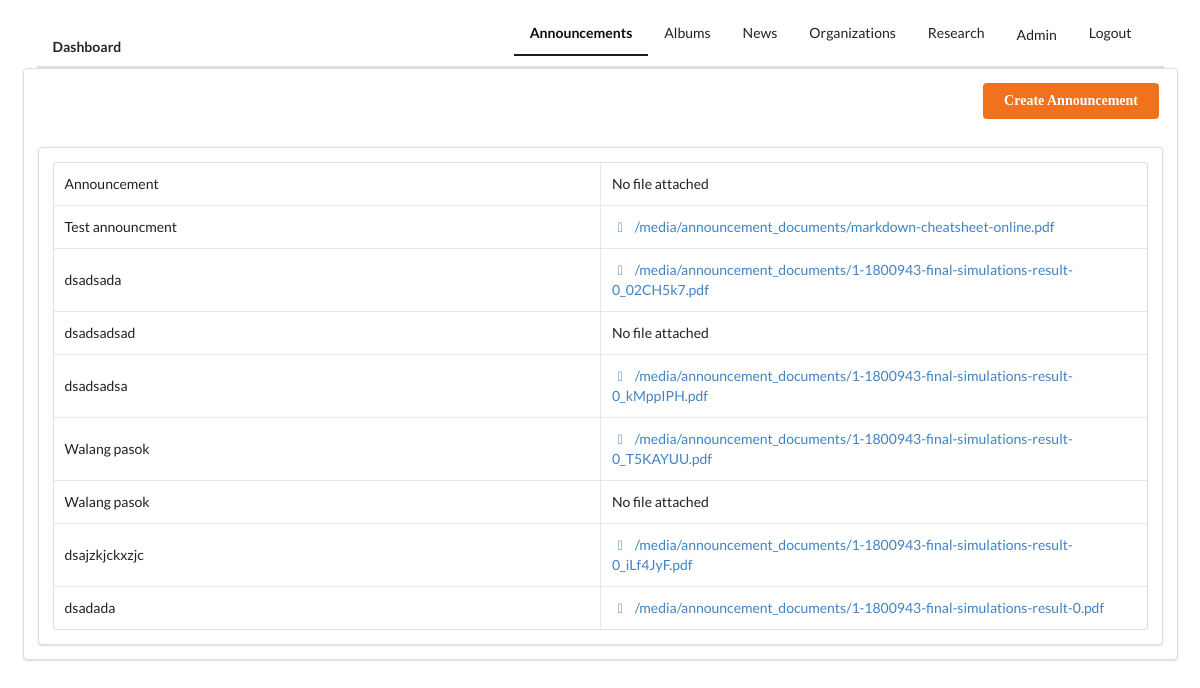
Screenshot of /staff/announcements/ (signed in) with the database file from the repository.
### staff/models.py (models this page shows, shortened)
class Announcement(models.Model):
    title = models.CharField(max_length=200)
    description = models.TextField(max_length=21845)
    file = models.FileField(blank=True, null=True, validators=[FileExtensionValidator(['pdf', 'doc', 'docx'])], upload_to="announcement_documents")
    date_created = models.DateTimeField(default=timezone.now)

### staff/views.py (the view)
# urls.py: path('announcements/', views.AnnouncementListView.as_view(), name='announcements'),
class AnnouncementListView(LoginRequiredMixin, ListView):
    redirect_field_name='staff/index.html'
    model = Announcement
    context_object_name= 'announcements'
    def get_queryset(self):
        return Announcement.objects.order_by('-date_created')

### templates/staff/announcement_list.html
{% extends 'staff/base_staff.html' %}
{% block announcement %}
	active
{% endblock %}
{% block main_content %}
	<div class="ui grid segments">
		<div class="row">
			<div class="four wide right floated right aligned column">
				<a href="{% url 'staff:create_announcement' %}" class="ui orange button">Create Announcement</a>
			</div>
		</div>
		<div class="row">
			<div class="column">
				<div class="ui segment">
			    <table class="ui celled two column table">
			    	{% for announcement in announcements %}
			    	<tr>
			    		<td>
			    			{{ announcement.title }}
			    		</td>
			    		<td>
								{% if announcement.file %}
			    			<a href="{% url 'staff:view_file' pk=announcement.pk %}"><i class="ui file icon"></i> {{ announcement.file.url }}</a>
								{% else %}
								No file attached
								{%endif%}
			    		</td>
			    	</tr>
			    	{% endfor %}
			    </table>
			  </div>
			</div>
		</div>
	</div>
{% endblock %}

### static/css/index.css (style rules this page uses)
.ui.button { font-family: Code Bold; font-weight: bold; }

### rows the page displays
Announcement: title "Announcement", file "No file attached"
Announcement: title "Test announcment", file "/media/announcement_documents/markdown-cheatsheet-online.pdf"
Announcement: title "dsadsada", file "/media/announcement_documents/1-1800943-final-simulations-result-0_02CH5k7.pdf"
Announcement: title "dsadsadsad", file "No file attached"
Announcement: title "dsadsadsa", file "/media/announcement_documents/1-1800943-final-simulations-result-0_kMppIPH.pdf"
Announcement: title "Walang pasok", file "/media/announcement_documents/1-1800943-final-simulations-result-0_T5KAYUU.pdf"
Announcement: title "Walang pasok", file "No file attached"
Announcement: title "dsajzkjckxzjc", file "/media/announcement_documents/1-1800943-final-simulations-result-0_iLf4JyF.pdf"
Announcement: title "dsadada", file "/media/announcement_documents/1-1800943-final-simulations-result-0.pdf"
